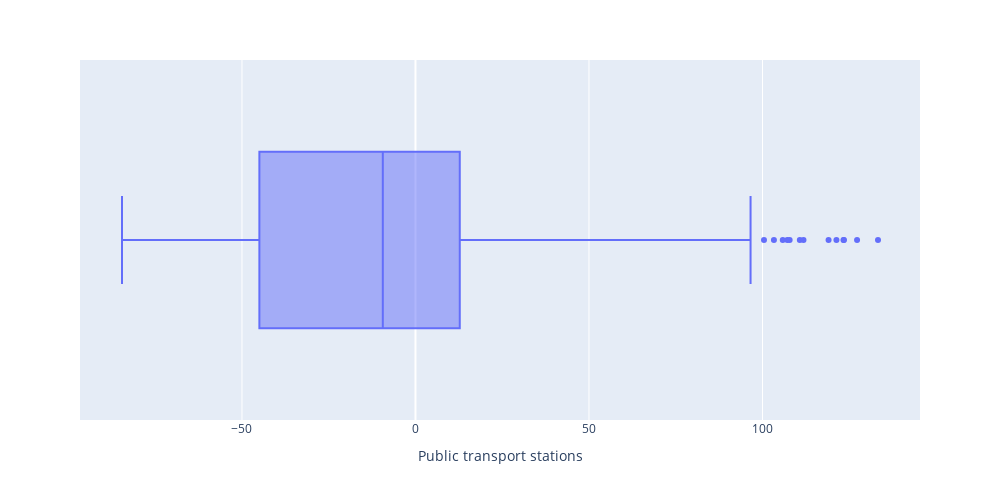

Notebook source saved alongside this figure:
### Code cell
px.box(
    ts_transit, x='transit_stations_percent_change_from_baseline', 
    labels={'transit_stations_percent_change_from_baseline': helper.TITLES[3]},
    width=PLOT_WIDTH, height=PLOT_HEIGHT
)

### Figure 1 — Plotly figure (JSON) as saved in the notebook; plotly's stock layout.template omitted (floating-point values rounded to 4 significant figures; data arrays with more than 128 entries replaced by an {"elided": "..."} marker saying what was removed)
{"data": [{"alignmentgroup": "True", "hovertemplate": "Public transport stations=%{x}<extra></extra>", "legendgroup": "", "marker": {"color": "#636efa"}, "name": "", "notched": false, "offsetgroup": "", "orientation": "h", "showlegend": false, "type": "box", "x": {"elided": "748 float values"}, "x0": " ", "xaxis": "x", "y0": " ", "yaxis": "y"}], "layout": {"boxmode": "group", "height": 500, "legend": {"tracegroupgap": 0}, "margin": {"t": 60}, "width": 1000, "xaxis": {"anchor": "y", "autorange": true, "domain": [0, 1], "range": [-96.67, 145.4], "title": {"text": "Public transport stations"}, "type": "linear"}, "yaxis": {"anchor": "x", "autorange": true, "domain": [0, 1], "range": [-0.5, 0.5], "type": "category"}}}
